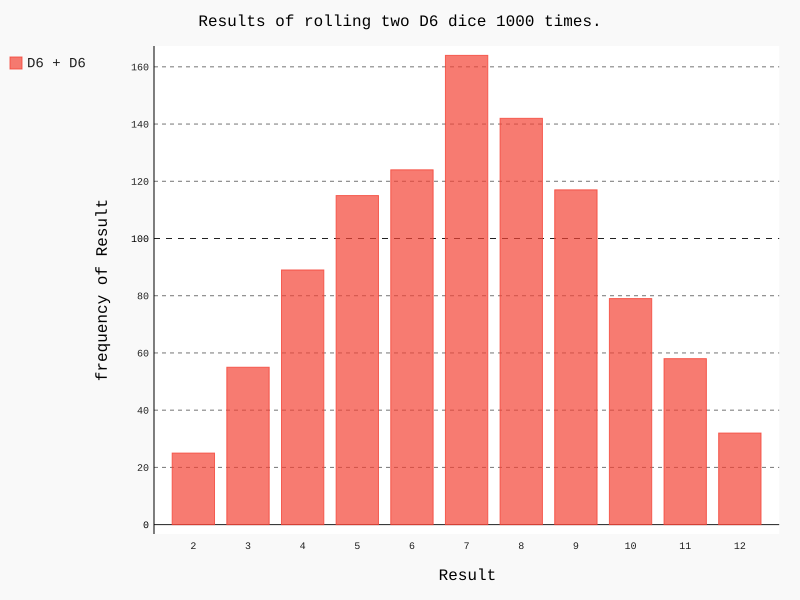

This chart was generated by the following Python code:
import pygal
from die import Die

die_1 = Die()

die_2 = Die()
results =[]
for roll_num in range(1000):
    result = die_1.roll()+ die_2.roll()
    results.append(result)

frequencies = []
max_result = die_1.num_sides + die_2.num_sides
for value in range(2, max_result+1):
    frequency = results.count(value)
    frequencies.append(frequency)

hist = pygal.Bar()

hist.title = "Results of rolling two D6 dice 1000 times."
hist.x_labels = list(range(2,13))
hist.x_title = "Result"
hist.y_title = "frequency of Result"

hist.add('D6 + D6', frequencies)
hist.render_to_file('dice_visual.svg')
